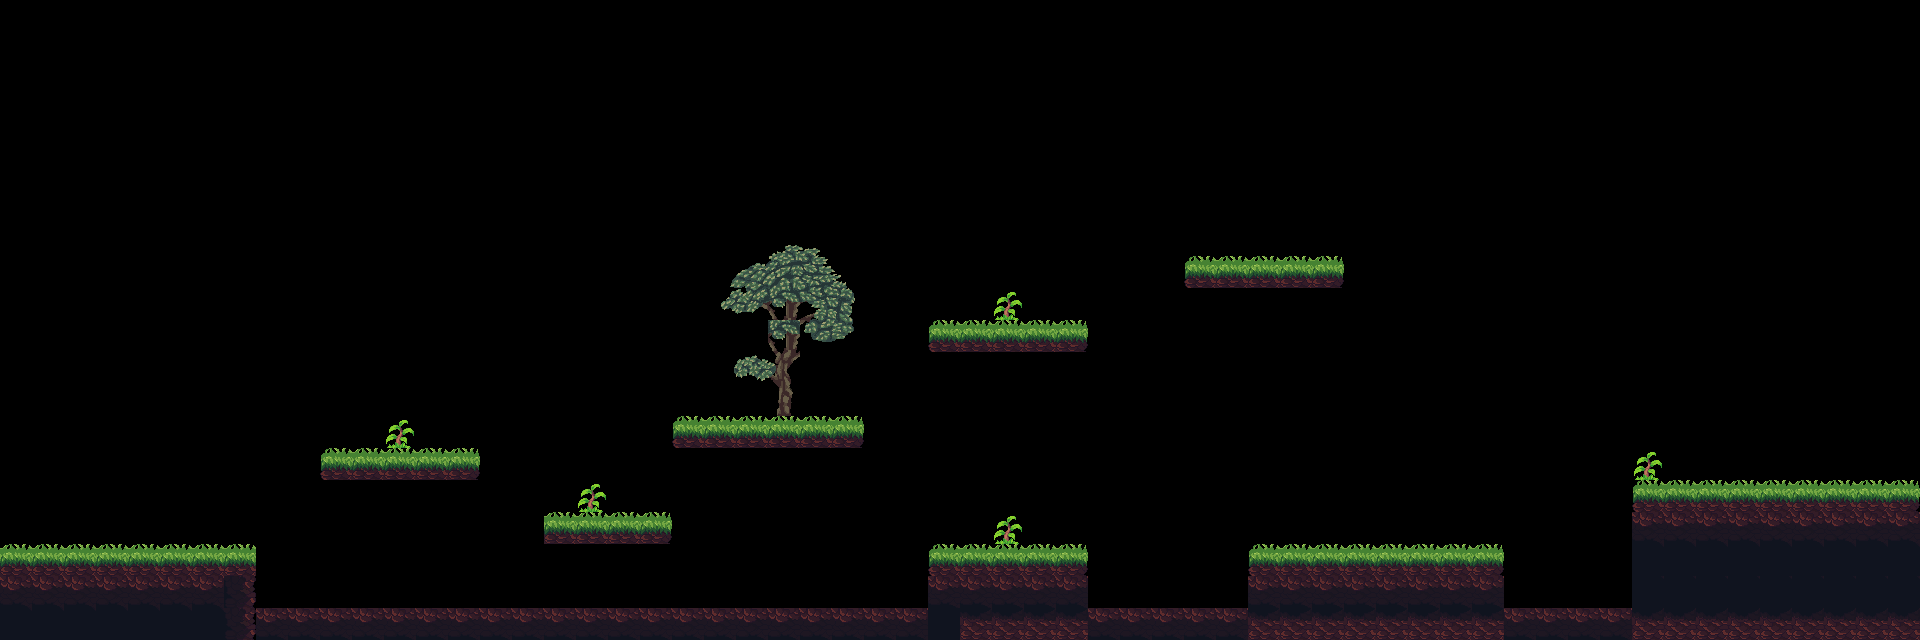

Rendered tile map (Tiled .tmx) drawn with the repository's tilesets; below, a short description and the full map source, tile grids included:
An orthogonal 60x20 tile map with 32x32 px tiles, 1 tile layer (background), 3 tilesets and 26 objects (10x coin, 4x floor, player, monsters, bumpy).

<map version="1.10" tiledversion="1.11.0" orientation="orthogonal" renderorder="right-down" width="60" height="20" tilewidth="32" tileheight="32" infinite="0" nextlayerid="7" nextobjectid="32">
 <tileset firstgid="1" name="Tileset-removebg-preview" tilewidth="32" tileheight="32" tilecount="144" columns="12">
  <image source="../images/Assets.png" width="400" height="400" />
 </tileset>
 <tileset firstgid="145" name="Tileset" tilewidth="32" tileheight="32" tilecount="180" columns="15">
  <image source="../images/Tileset.png" width="480" height="384" />
 </tileset>
 <tileset firstgid="325" name="32x32WoodsItchio" tilewidth="32" tileheight="32" tilecount="1566" columns="58">
  <image source="../images/32x32WoodsItchio.png" width="1857" height="890" />
 </tileset>
 <layer id="1" name="background" width="60" height="20">
  <data encoding="csv">
0,0,0,0,0,0,0,0,0,0,0,0,0,0,0,0,0,0,0,0,0,0,0,0,0,0,0,0,0,0,0,0,0,0,0,0,0,0,0,0,0,0,0,0,0,0,0,0,0,0,0,0,0,0,0,0,0,0,0,0,
0,0,0,0,0,0,0,0,0,0,0,0,0,0,0,0,0,0,0,0,0,0,0,0,0,0,0,0,0,0,0,0,0,0,0,0,0,0,0,0,0,0,0,0,0,0,0,0,0,0,0,0,0,0,0,0,0,0,0,0,
0,0,0,0,0,0,0,0,0,0,0,0,0,0,0,0,0,0,0,0,0,0,0,0,0,0,0,0,0,0,0,0,0,0,0,0,0,0,0,0,0,0,0,0,0,0,0,0,0,0,0,0,0,0,0,0,0,0,0,0,
0,0,0,0,0,0,0,0,0,0,0,0,0,0,0,0,0,0,0,0,0,0,0,0,0,0,0,0,0,0,0,0,0,0,0,0,0,0,0,0,0,0,0,0,0,0,0,0,0,0,0,0,0,0,0,0,0,0,0,0,
0,0,0,0,0,0,0,0,0,0,0,0,0,0,0,0,0,0,0,0,0,0,0,0,0,0,0,0,0,0,0,0,0,0,0,0,0,0,0,0,0,0,0,0,0,0,0,0,0,0,0,0,0,0,0,0,0,0,0,0,
0,0,0,0,0,0,0,0,0,0,0,0,0,0,0,0,0,0,0,0,0,0,0,0,0,0,0,0,0,0,0,0,0,0,0,0,0,0,0,0,0,0,0,0,0,0,0,0,0,0,0,0,0,0,0,0,0,0,0,0,
0,0,0,0,0,0,0,0,0,0,0,0,0,0,0,0,0,0,0,0,0,0,0,0,0,0,0,0,0,0,0,0,0,0,0,0,0,0,0,0,0,0,0,0,0,0,0,0,0,0,0,0,0,0,0,0,0,0,0,0,
0,0,0,0,0,0,0,0,0,0,0,0,0,0,0,0,0,0,0,0,0,0,200,201,202,203,204,0,0,0,0,0,0,0,0,0,0,0,0,0,0,0,0,0,0,0,0,0,0,0,0,0,0,0,0,0,0,0,0,0,
0,0,0,0,0,0,0,0,0,0,0,0,0,0,0,0,0,0,0,0,0,0,215,216,217,218,219,0,0,0,0,0,0,0,0,0,0,506,507,507,507,508,0,0,0,0,0,0,0,0,0,0,0,0,0,0,0,0,0,0,
0,0,0,0,0,0,0,0,0,0,0,0,0,0,0,0,0,0,0,0,0,0,230,231,232,233,234,0,0,0,0,9,0,0,0,0,0,0,0,0,0,0,0,0,0,0,0,0,0,0,0,0,0,0,0,0,0,0,0,0,
0,0,0,0,0,0,0,0,0,0,0,0,0,0,0,0,0,0,0,0,0,0,0,0,232,248,249,0,0,506,507,507,507,508,0,0,0,0,0,0,0,0,0,0,0,0,0,0,0,0,0,0,0,0,0,0,0,0,0,0,
0,0,0,0,0,0,0,0,0,0,0,0,0,0,0,0,0,0,0,0,0,0,245,246,247,0,0,0,0,0,0,0,0,0,0,0,0,0,0,0,0,0,0,0,0,0,0,0,0,0,0,0,0,0,0,0,0,0,0,0,
0,0,0,0,0,0,0,0,0,0,0,0,1017,1017,0,0,0,0,0,0,0,0,0,0,262,0,0,0,0,0,0,0,0,0,0,0,0,0,0,0,0,0,0,0,0,0,0,0,0,0,0,0,0,0,0,0,0,0,0,0,
0,0,0,0,0,0,0,0,0,0,0,0,9,0,0,0,0,0,0,0,0,620,621,621,621,621,626,0,0,0,0,0,0,0,0,0,0,0,0,0,0,0,0,0,0,0,0,0,0,0,0,0,0,504,505,0,0,0,0,0,
0,0,0,0,0,0,0,0,0,0,620,621,621,621,626,0,0,0,0,0,0,0,0,0,0,0,0,0,0,0,0,0,0,0,0,0,0,0,0,0,0,0,0,0,0,0,0,0,0,0,0,9,0,562,563,0,0,0,0,568,
0,0,0,0,0,0,0,0,0,0,0,0,0,0,0,0,0,0,9,1017,0,0,0,0,0,0,0,0,0,0,0,0,0,0,0,0,0,0,0,0,504,505,0,0,0,0,510,0,0,0,0,506,507,507,507,507,507,507,625,626,
0,0,0,0,0,0,0,0,0,0,0,0,0,0,0,0,0,621,621,621,626,0,0,0,0,0,0,0,0,0,0,9,0,0,0,0,0,0,0,0,562,0,0,0,0,0,568,0,0,0,563,565,565,565,565,565,565,565,565,565,
621,621,621,621,621,621,621,621,0,0,0,0,0,0,0,0,0,0,0,0,0,0,0,0,0,0,0,0,0,620,621,621,621,626,0,0,0,0,0,506,621,621,507,507,507,621,626,0,0,0,0,623,623,623,623,623,623,623,623,623,
565,565,565,565,565,565,565,740,0,0,0,0,0,0,0,0,0,0,0,0,0,0,0,0,0,0,0,0,0,565,565,565,565,565,0,0,0,0,0,565,565,565,565,565,565,565,565,0,0,0,0,623,623,623,623,623,623,623,623,623,
739,739,739,739,739,739,739,740,565,565,565,565,565,565,565,565,565,565,565,565,565,565,565,565,565,565,565,565,565,681,797,797,797,797,565,565,565,565,565,797,797,797,797,797,797,797,797,565,565,565,565,797,797,797,797,797,797,797,797,797
</data>
 </layer>
 <objectgroup id="4" name="coin">
  <object id="17" type="coin" x="376" y="384" width="42" height="38" />
  <object id="18" type="coin" x="1212" y="216" width="46" height="30" />
  <object id="19" type="coin" x="1286" y="218" width="40" height="26" />
  <object id="20" type="coin" x="948" y="492" width="40" height="32" />
  <object id="21" type="coin" x="1042" y="492" width="40" height="38" />
  <object id="22" type="coin" x="596" y="468" width="36" height="38" />
  <object id="23" type="coin" x="1306" y="492" width="42" height="36" />
  <object id="24" type="coin" x="1408" y="492" width="44" height="36" />
  <object id="25" type="coin" x="754" y="362" width="42" height="38" />
  <object id="26" type="coin" x="992" y="262" width="38" height="32" />
 </objectgroup>
 <objectgroup id="6" name="spawn">
  <object id="28" type="player" x="74" y="400" width="74" height="60" />
 </objectgroup>
 <objectgroup id="5" name="monsters">
  <object id="27" type="monsters" x="1758" y="444" width="36" height="58" />
  <object id="29" type="bumpy" x="580" y="582" width="62" height="42">
   <properties>
    <property name="isVertical" type="bool" value="false" />
    <property name="offNeg" type="float" value="10" />
    <property name="offPos" type="float" value="10" />
   </properties>
  </object>
 </objectgroup>
 <objectgroup id="3" name="ground">
  <object id="4" x="-21.5" y="545" width="276.5" height="109" />
  <object id="5" x="321" y="447.5" width="157.5" height="32" />
  <object id="6" x="540.5" y="512.5" width="129" height="32" />
  <object id="7" x="674.5" y="415.5" width="189.5" height="32.5" />
  <object id="8" x="929" y="544.5" width="158.5" height="100" />
  <object id="9" x="1247" y="544.5" width="256" height="102.5" />
  <object id="10" x="1632" y="481.5" width="298" height="170" />
  <object id="11" x="927.5" y="318.5" width="161" height="34.5" />
  <object id="12" x="1184.5" y="256" width="159" height="31.5" />
  <object id="13" type="floor" x="-54" y="-4" width="60" height="700" />
  <object id="14" type="floor" x="-54" y="-43" width="2050" height="60" />
  <object id="15" type="floor" x="1916" y="-42" width="80" height="738" />
  <object id="16" type="floor" x="-48" y="615" width="2048" height="45" />
 </objectgroup>
</map>
